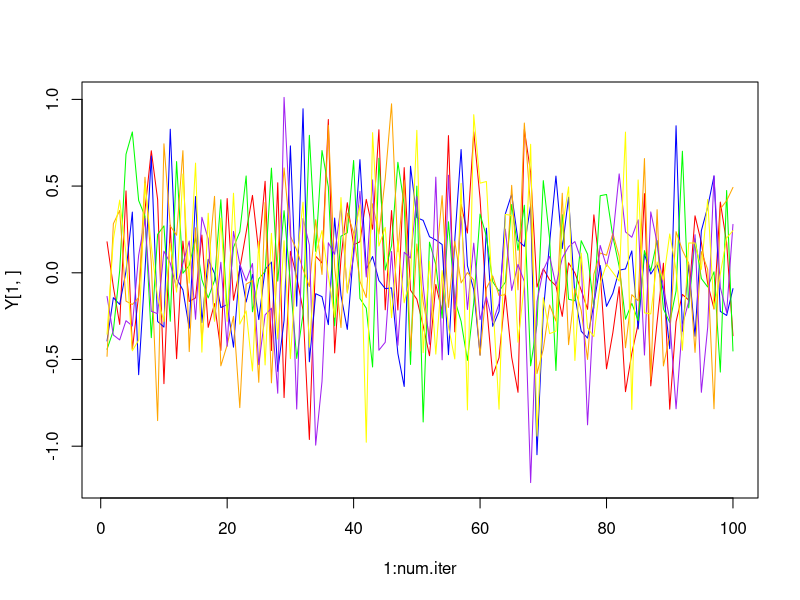

The R source for this figure:

# Network paradigm, p.194
# Super flexible: all coefficients and scaling factors differ per time period.

use.scaling <- FALSE

# number of agents
n <- 6

# number of exogenous variables
k <- 3

# how long to run simulation
num.iter <- 100


# time-varying matrix of coefficient of effects of agents on each other
W <- array(runif(n*n*num.iter,min=-1,max=1),dim=c(n,n,num.iter))

# time-varying matrix of exogenous scores
X <- array(runif(n*k*num.iter,min=-1,max=1),dim=c(n,k,num.iter))

# time-varying matrix of exogenous coefficients
B <- matrix(runif(k*1*num.iter,min=-1,max=1),nrow=k)

# scaling factors (variable over time)
if (use.scaling) {
    alpha <- runif(num.iter)
    beta <- runif(num.iter)
} else {
    alpha <- rep(.5,num.iter)
    beta <- rep(.5,num.iter)
}

# initial condition
Y.init <- X[,,1] %*% B[,1]

Y <- matrix(0,nrow=n,ncol=num.iter)
Y[,1] <- Y.init


for (i in 2:num.iter) {
    Y[,i] <- alpha[i] * W[,,i] %*% Y[,i-1] + beta[i] * X[,,i] %*% B[,i]
}

colors <- c("red","blue","green","orange","purple","yellow")

plot(1:num.iter,Y[1,],type="n",ylim=c(min(Y),max(Y)))
for (i in 1:n) {
    lines(1:num.iter,Y[i,],type="l",col=colors[i])
}
